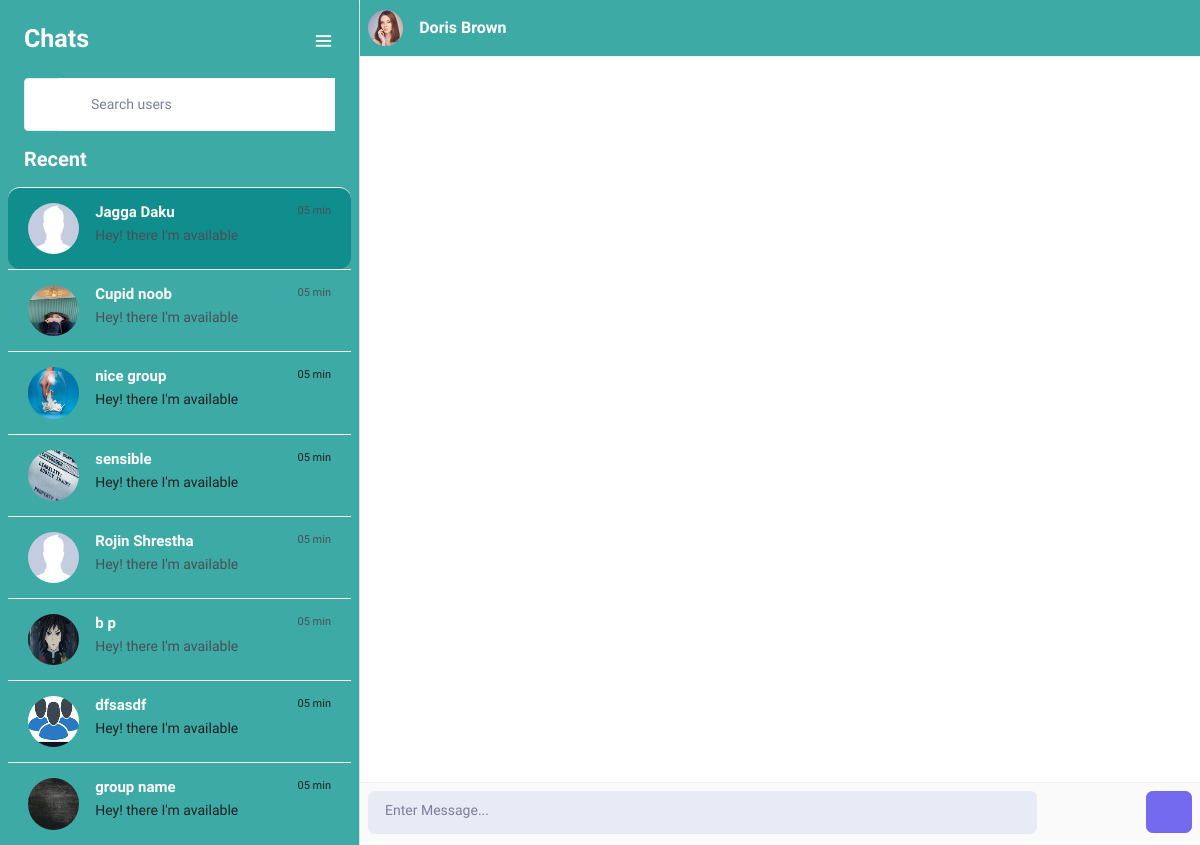
Before: /chat/ (signed in) with the older database file.
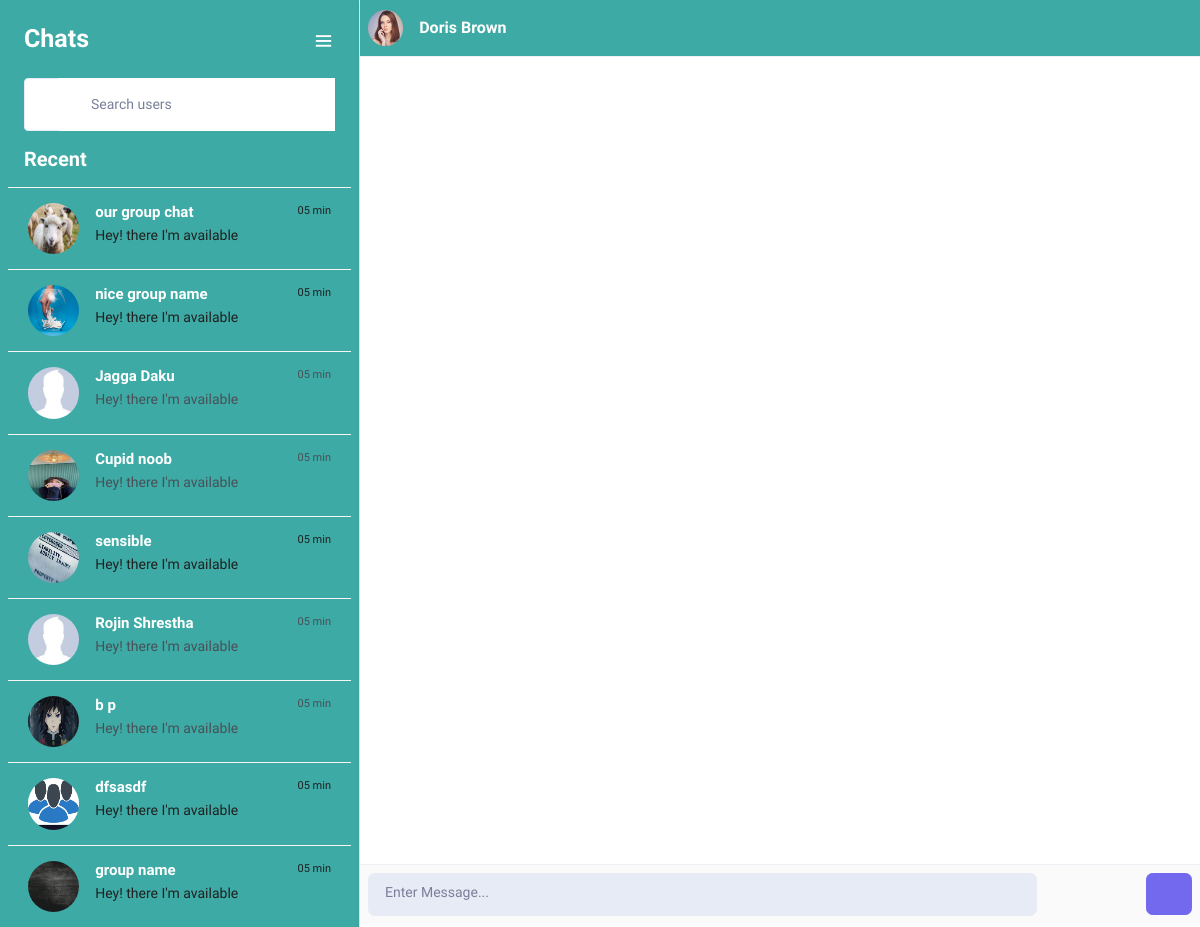
After: the same page with the newer database file.
### core/models.py (models this page shows, shortened)
class PrivateChatThread(models.Model):
    first_user = models.ForeignKey(settings.AUTH_USER_MODEL, on_delete=models.CASCADE, null=True, blank=True, related_name='thread_first_person')
    second_user = models.ForeignKey(settings.AUTH_USER_MODEL, on_delete=models.CASCADE, null=True,blank=True,related_name='other_user')
    connected_users = models.ManyToManyField(settings.AUTH_USER_MODEL,blank = True, related_name="private_connected_users")
    is_active = models.BooleanField(default=False)
    timestamp = models.DateTimeField(auto_now_add=True)
    updated_at = models.DateTimeField(auto_now = True)
    objects = PrivateChatManager()
    class Meta:
        unique_together = ['first_user','second_user']

class GroupChatThread(Group):
    group_name = models.CharField(max_length=100,null=True)
    admin = models.ForeignKey(settings.AUTH_USER_MODEL,null=True, on_delete=models.SET_NULL, related_name ='grpadmin')
    image = models.ImageField(default='group_photos/nouser.jpg',upload_to='group_photos')
    group_description = models.TextField(blank=True, help_text="description of the group")
    created_at = models.DateTimeField(auto_now_add=True,auto_now=False)
    updated_at = models.DateTimeField(auto_now=True)

### accounts/models.py (models this page shows, shortened)
class CustomUser(AbstractUser):
    email                   = models.EmailField(_('email address'), unique=True)
    username                = models.CharField(max_length=30, unique=True)
    date_joined				= models.DateTimeField(verbose_name='date joined', auto_now_add=True)
    last_login				= models.DateTimeField(verbose_name='last login', auto_now=True)
    is_admin				= models.BooleanField(default=False)
    is_active				= models.BooleanField(default=True)
    is_staff				= models.BooleanField(default=False)
    is_superuser			= models.BooleanField(default=False)
    profile_image			= models.ImageField(max_length=255, upload_to='user_photos', null=True, blank=True, default=DEFAULT)
    hide_email				= models.BooleanField(default=True)
    status                  = models.IntegerField(default=0)
    USERNAME_FIELD = 'email'
    REQUIRED_FIELDS = ['username','first_name','last_name']
    objects = CustomUserManager()
    def __str__(self):
        return self.username

### core/views.py (the view)
# urls.py: path('',views.chat_thread_view,name = 'conversation'),
@login_required
def chat_thread_view(request,*args,**kwargs):
    current_user = request.user
    group = None
    logged_user = CustomUser.objects.values(
        'id',
        'first_name',
        'last_name',
        'username',
        'profile_image',
    ).get(id = current_user.id)
    thread_id = request.GET.get('thread_id')
    context = {}
    context['current_user'] = logged_user
    if thread_id:
        private_thread = PrivateChatThread.objects.get(pk = thread_id)
        context['private_thread'] = private_thread
        context['private_thread_json'] = serialize('jsonl',private_thread)
    threads1 = PrivateChatThread.objects.filter(first_user = current_user, is_active = True)
    threads2 = PrivateChatThread.objects.filter(second_user = current_user, is_active = True)
    group_ids = current_user.groups.values_list('id')
    group_threads = GroupChatThread.objects.filter(id__in = group_ids)
    threads = sorted(chain(threads1, threads2,group_threads),key = attrgetter('updated_at'),reverse = True)
    for thread in threads:
        if hasattr(thread,'first_user') or hasattr(thread,'second_user'):
            if thread.first_user == current_user:
                friend = thread.second_user
            else:
                friend = thread.first_user
            friend_list = FriendList.objects.get(user = current_user)
            if not friend_list.is_mutual_friend(friend):
                private_chat = PrivateChatThread.objects.create_room_if_none(current_user,friend)
                private_chat.is_active = False
                private_chat.save()
        else:
            group = thread
    context['chat_threads'] = threads
    context['thread_id'] = thread_id
    return render(request,"core/index.html",context)

### friends/models.py (called while the page is built)
    def is_mutual_friend(self, friend):
        if friend in self.friends.all():
            return True
        else:
            return False

### core/templates/core/index.html (shortened to what this page needs)
<!doctype html>
{% load static %}
<html lang="en">
<head>
        <link rel="stylesheet" href="{% static 'css/searchuser.css' %}">
        <link href="{% static 'assets/libs/magnific-popup/magnific-popup.css' %}" rel="stylesheet" type="text/css" />
        <link href='https://unpkg.com/boxicons@2.0.7/css/boxicons.min.css' rel='stylesheet'>
        <link rel="stylesheet" href="{% static 'assets/libs/owl.carousel/assets/owl.carousel.min.css' %} ">
        <link rel="stylesheet" href="{% static 'assets/libs/owl.carousel/assets/owl.theme.default.min.css' %}">
        <link href="{% static 'assets/css/bootstrap.min.css' %}" id="bootstrap-style" rel="stylesheet" type="text/css" />
        <link href="{% static 'assets/css/icons.min.css' %}" rel="stylesheet" type="text/css" />
        <link href="{% static 'assets/css/app.min.css' %}" id="app-style" rel="stylesheet" type="text/css" />
        <link rel="stylesheet" href="{% static 'package/css/lightgallery-bundle.css' %}" />
        <link rel="stylesheet" href="https://cdnjs.cloudflare.com/ajax/libs/highlight.js/10.2.0/styles/default.min.css" />
    </head>
    <body>
        <div style="background-color: var(--themecolor);" class="layout-wrapper d-lg-flex">
            <div class="chat-leftsidebar">
                <div class="tab-content">
                    <div class="tab-pane fade show active" id="pills-chat" role="tabpanel" aria-labelledby="pills-chat-tab">
                        <div>
                            <div class="px-4 pt-4">
                                <h4 class="mb-4 logo_name">Chats</h4>
                                <span><i class="bx bx-menu" id="menubtn" data-bs-toggle="modal" data-bs-target="#myModal"></i></span>
                                <div class="search-box chat-search-box">
                                    <div class="input-group mb-3 rounded-3">
                                        <span class="input-group-text text-muted bg-white pe-1 ps-3" id="basic-addon1">
                                            <i class="ri-search-line search-icon font-size-18"></i>
                                        </span>
                                        <form id="searchbar" class="form-control bg-white"autocomplete="off" onkeydown="return event.key != 'Enter';">
                                        <input type="text" class="form-control bg-white" id="search-input"  placeholder="Search users" aria-label="Search messages or users" aria-describedby="basic-addon1">
                                    </form>
                                    </div>
                                </div>
                            </div>
                            <div id="contact-list" class="px-2">
                                <h5 class="mb-3 px-3 text-white font-size-20">Recent</h5>
                                <div class="chat-message-list" data-simplebar>
                                    <ul class="list-unstyled chat-list chat-user-list" id="contact_list_ul">
                                        {% if chat_threads %}
                                        {% for thread in chat_threads %}
                                        {% if thread.first_user or thread.second_user  %}
                                            {% if thread.first_user == request.user %}
                                            <li class="myclass">
                                                <a onclick="onSelectFriend('{{thread.second_user.id}}',this);" data-threadType="private-thread" data-userId="{{thread.second_user.id}}" id="id_friend_list_{{thread.second_user.id}}">
                                                    <div class="d-flex">
                                                        <div class="chat-user-img online align-self-center me-3 ms-0">
                                                            <img id="id_friend_img_{{thread.second_user.id}}" src="{{thread.second_user.profile_image.url}}" class="rounded-circle avatar-sm" alt="">
                                                        </div>
                                                        <div class="flex-1 overflow-hidden">
                                                            <h5 class="text-truncate text-white font-size-15 mb-1">{{thread.second_user.first_name}} {{thread.second_user.last_name}}</h5>
                                                            <p class="chat-user-message text-truncate mb-0">Hey! there I'm available</p>
                                                        </div>
                                                        <div class="font-size-11">05 min</div>
                                                    </div>
                                                </a>
                                            </li>
                                            {% endif %}
                                        {% else %}
                                        <li class="myclass">
                                            <a onclick="onSelectGroup('{{thread.id}}',this);" data-threadType="group-thread" class="myclass" data-userId="{{thread.id}}" id="id_friend_list_{{thread.id}}">
                                                <div class="d-flex">
                                                    <div class="chat-user-img online align-self-center me-3 ms-0">
                                                        <img id="id_friend_img_{{thread.id}}" src="{{thread.image.url}}" class="rounded-circle avatar-sm" alt="">
                                                    </div>
                                                    <div class="flex-1 overflow-hidden">
                                                        <h5 class="text-truncate text-white font-size-15 mb-1">{{thread.group_name}}</h5>
                                                        <p class="chat-user-message text-truncate mb-0">Hey! there I'm available</p>
                                                    </div>
                                                    <div class="font-size-11">05 min</div>
                                                </div>
                                            </a>
                                        </li>
                                        {% endif %}
                                        {% endfor %}
                                        {% endif %}
                                    </ul>
                                </div>
                            </div>
                        </div>
                    </div>
                </div>
            </div>
            <div class="user-chat w-100 overflow-hidden">
                <div class="d-lg-flex">
                    <div class="w-100 overflow-hidden position-relative">
                        <div style="background-color:var(--themecolor);" class="p-3 p-lg-2 border-bottom user-chat-topbar">
                            <div class="row align-items-center">
                                <div class="col-sm-4 col-8">
                                    <div class="d-flex align-items-center">
                                        <div class="me-3 ms-0">
                                            <img src="{% static 'assets/images/users/avatar-4.jpg' %}" id="topbar_otheruser_image" class="rounded-circle avatar-xs" alt="">
                                        </div>
                                        <div class="flex-grow-1 overflow-hidden">
                                            <h5 class="font-size-16 mb-0 text-truncate"><a href="#" id="topbar_otheruser_name" class="text-white user-profile-show">Doris Brown</a><i class="ri-record-circle-fill font-size-10 text-success d-inline-block ms-1"></i></h5>
                                        </div>
                                    </div>
                                </div>
                                <div class="col-sm-8 col-4">
                                    <ul class="list-inline user-chat-nav text-end mb-0">
                                        <li class="list-inline-item d-lg-inline-block me-2 ms-0">
                                            <button type="button" class="btn nav-btn user-profile-show">
                                                <i class="ri-more-fill text-white"></i>
                                            </button>
                                        </li>
                                    </ul>
                                </div>
                            </div>
                        </div>
                        <div id="chat_section" style="overscroll-behavior: none;" class="chat-conversation d-flex flex-column">
                            <div id="id_chat_log" class="d-flex chat-log">
                            </div>
                        </div>
                        <div class="chat-input-section p-3 p-lg-2 border-top mb-0">
                            <div class="row g-0">
                                <div class="col">
                                    <textarea style="resize: none;height: 35px;" class="form-control form-control-lg bg-light border-light" id="chat_message_input" placeholder="Enter Message..."></textarea>
                                </div>
                                <div class="col-auto">
                                    <div class="chat-input-links ms-md-2 me-md-0">
                                        <ul class="list-inline mb-0">
                                            <li class="list-inline-item" data-bs-toggle="tooltip" data-bs-placement="top" title="Emoji">
                                                <button type="button" class="btn btn-link text-decoration-none font-size-16 btn-lg waves-effect">
                                                    <i class="ri-emotion-happy-line"></i>
                                                </button>
                                            </li>
                                            <li class="list-inline-item" data-bs-toggle="tooltip" data-bs-placement="top" title="Attached File">
                                                <button type="button" class="btn btn-link text-decoration-none font-size-16 btn-lg waves-effect">
                                                    <i class="ri-attachment-line"></i>
                                                </button>
                                            </li>
                                            <li class="list-inline-item">
                                                <button id="chat_message_send_btn" type="submit" class="btn btn-primary font-size-16 btn-lg chat-send waves-effect waves-light">
                                                    <i class="ri-send-plane-2-fill"></i>
                                                </button>
                                            </li>
                                        </ul>
                                    </div>
                                </div>
                            </div>
                        </div>
                    </div>
            </div>
        </div>
    </body>
</html>

Changed rows visible on the page:
added GroupChatThread: image (picture), group_name "our group chat"
changed GroupChatThread: group_name "nice group" → "nice group name"; moves up the list
